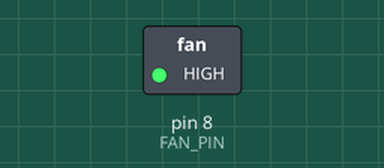
The sketch below on a simulated Arduino Uno, built with avr-gcc and run on an emulated ATmega328P. Shown: switched loads named in the sketch (green lamp = pin HIGH).

Above: at 1.0 s.
At 3.0 s:
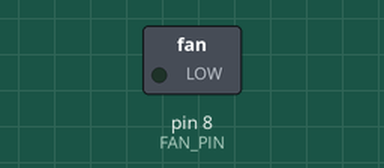
Timing chart, 0 to 5.2 s (numbered marks = the images above):
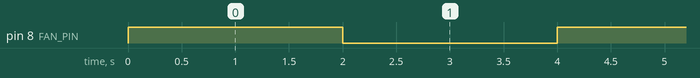

The sketch:

Lesson15_ControlFan.ino
```cpp
// Complete lesson example. See the kit guide for pin and wiring details.
const int FAN_PIN = 8;
void setup() {
  pinMode(FAN_PIN, OUTPUT);
}
void loop() {
  digitalWrite(FAN_PIN, HIGH);
  delay(2000);
  digitalWrite(FAN_PIN, LOW);
  delay(2000);
}
```

Measured:
- by itself, pin 8 (FAN_PIN): alternates HIGH for 2.0 s and LOW for 2.0 s
